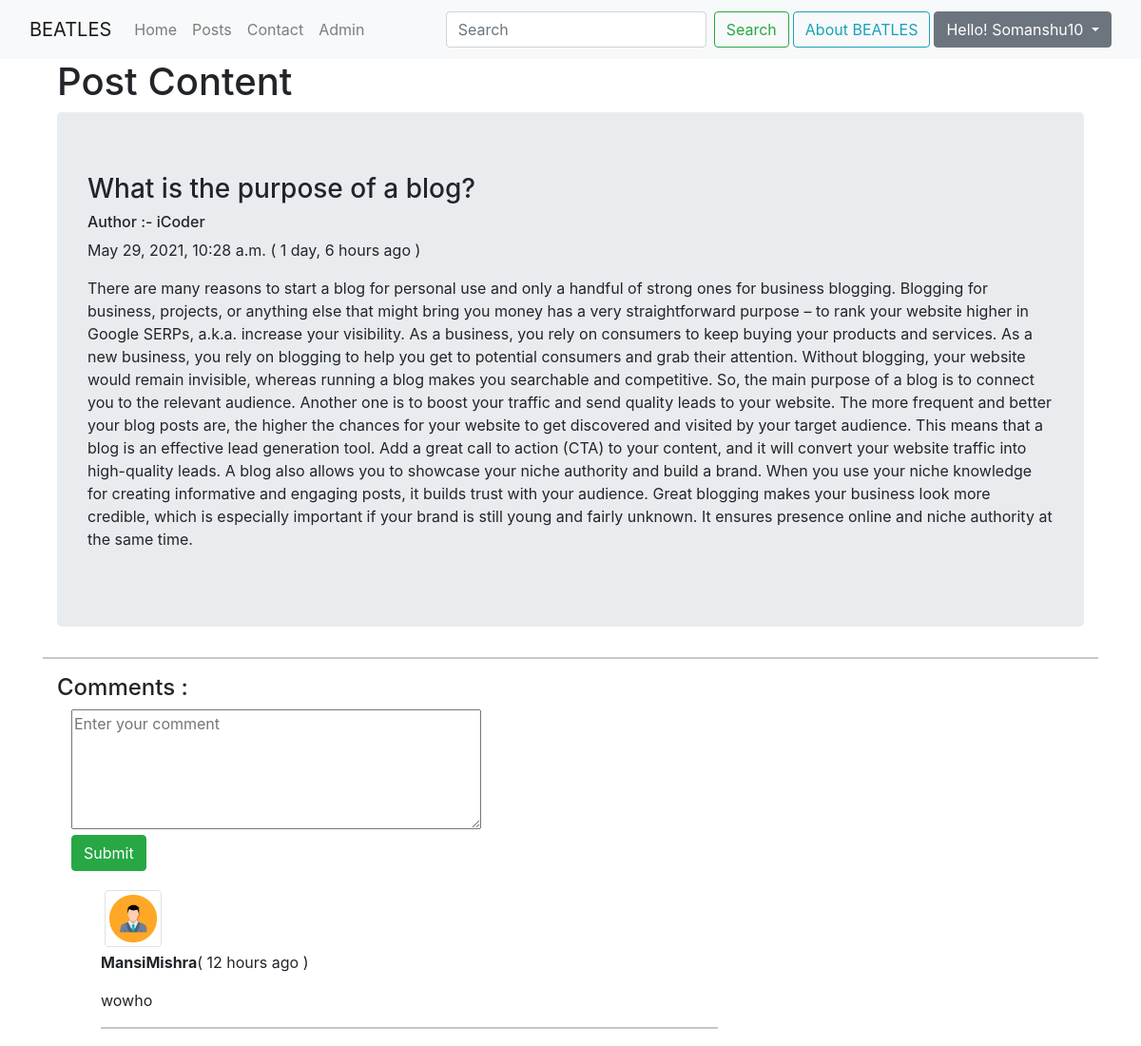
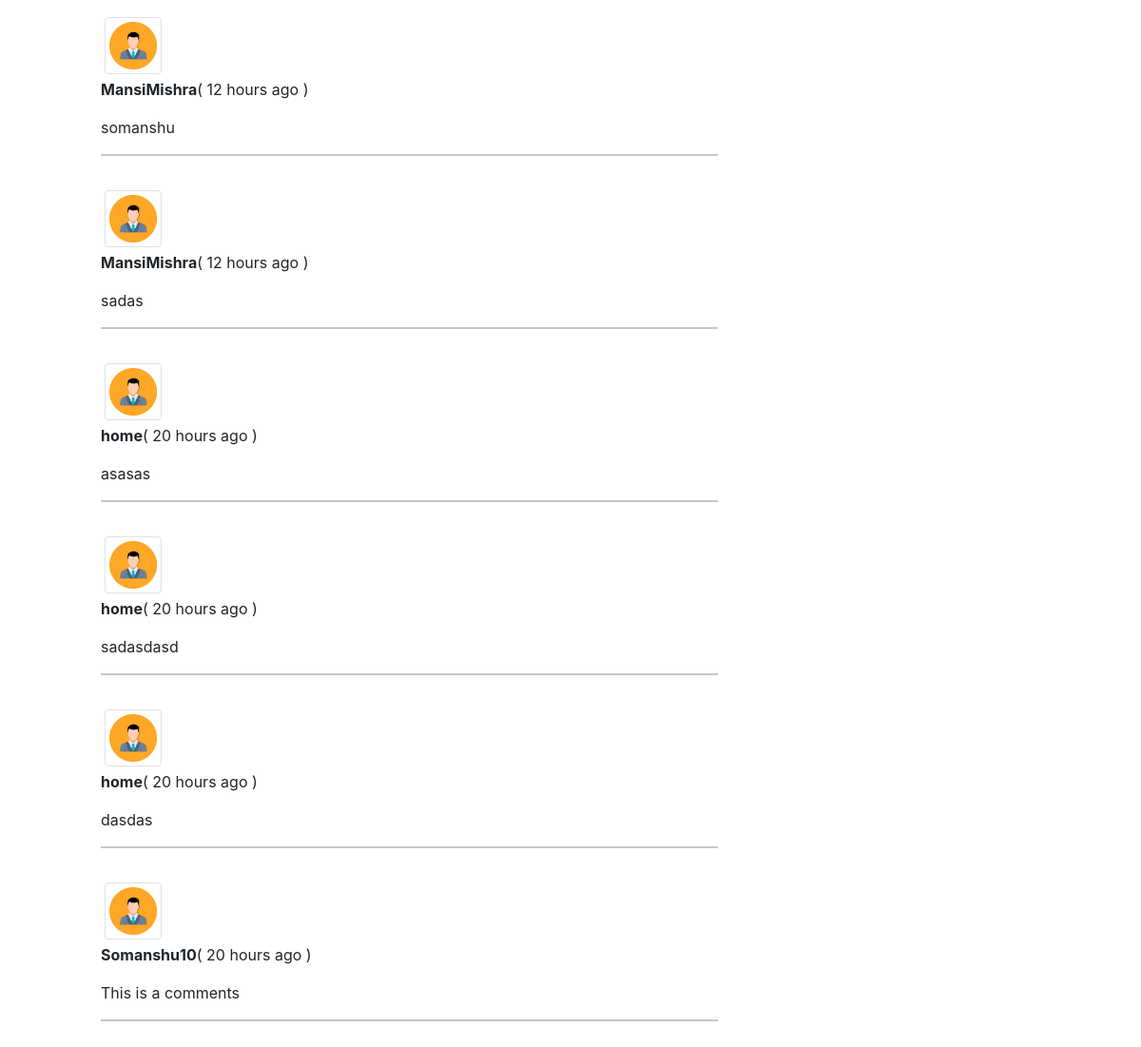
The page /posts/Blog-info/ (signed in) on the database its author committed (2 pictures, top to bottom).
### CompanyPost/models.py (models this page shows, shortened)
class PostsInfo(models.Model):
    sno = models.AutoField(primary_key=True)
    title = models.CharField(max_length=255)
    content = models.TextField()
    author = models.CharField(max_length=20)
    slug = models.SlugField(max_length = 130,unique=True)
    timeStamp = models.DateTimeField(blank=True)

class PostComment(models.Model):
    sno = models.AutoField(primary_key=True)
    comment = models.TextField(blank=True)
    user = models.ForeignKey(User,on_delete=models.CASCADE)
    post = models.ForeignKey(PostsInfo,on_delete=models.CASCADE)
    parent = models.ForeignKey('self',on_delete=models.CASCADE,null=True,blank=True)
    timestamp = models.DateTimeField(default=now)

### CompanyPost/views.py (the view)
# urls.py: path('<str:slug>/',views.postcontent,name="postcontent"),
def postcontent(request,slug):
    slug_post = PostsInfo.objects.filter(slug=slug)
    comments = list(PostComment.objects.filter(post__in=slug_post))
    comments.reverse()
    user = request.user
    hsu = HandleSignUp.objects.filter(username=user)
    context={'slug_post':slug_post,'comments':comments,'hsu':hsu}
    return render(request,'companyposts/postcontent.html',context)

### templates/companyposts/postcontent.html (shortened to what this page needs)
{% extends 'base.html' %}
{% block body %}
<div class="container">
    <h1>Post Content</h1>
  <div class="jumbotron">
    {% for post in slug_post %}
    <h3>{{post.title}}</h3>
    <h6>Author :- {{post.author}}</h6>
    <p>{{post.timeStamp}} ( {{post.timeStamp | naturaltime}} )</p>
    <p>{{post.content}}</p>
  </div>
</div>
<hr>
<div class="container">
  <h4>Comments :</h4>
  <div class="container">
  {% if user.is_authenticated %}
    <form action="/posts/postComments/" method="POST">
      <textarea name="comment" placeholder="Enter your comment" cols="40" rows="5"></textarea><br>
      <button class="btn btn-success btn-success  " role="button" type="submit" value="submit">Submit</button>
    {% endif %}
      {% for comment in comments %}
      <div class="row m-3">
        <div class="col-md-5 m-1">
        <image class="img-thumbnail" x="0" y="0" height="100%" preserveAspectRatio="xMidYMid slice" width="100%" src="/static/images/user.png" style="height: 60px; width: 60px;"></image>
      </div>
        <div class="col-md-8   ">
          <b>{{comment.user.username}}</b>( {{comment.timestamp | naturaltime}} )<p></p>
          {{comment.comment}}
          <hr>
        </div>
      </div>
    </form>
    {% endfor %}
  </div>
</div>
{% endfor %}
{% endblock body %}

### templates/base.html (shortened to what this page needs)
<!doctype html>
{% load static %}
{% load humanize %}
<html lang="en">
<head>
  <link href="https://cdn.jsdelivr.net/npm/bootstrap@5.0.1/dist/css/bootstrap.min.css" rel="stylesheet"
>
  <link rel="stylesheet" href="https://cdn.jsdelivr.net/npm/bootstrap@4.6.0/dist/css/bootstrap.min.css"
>
</head>
<body>
  <nav class="navbar navbar-expand-lg navbar-light bg-light">
    <div class="container-fluid">
      <a class="navbar-brand" href="/">BEATLES</a>
      <div class="collapse navbar-collapse" id="navbarSupportedContent">
        <ul class="navbar-nav me-auto mb-2 mb-lg-0">
          <li class="nav-item">
            <a class="nav-link {% block homeactive %}{% endblock homeactive %}" aria-current="page" href="/">Home</a>
          </li>
          <li class="nav-item">
            <a class="nav-link {% block postsactive %}{% endblock postsactive %} " href="{% url 'posthome' %}">Posts</a>
          </li>
          <li class="nav-item">
            <a class="nav-link {% block contactactive %}{% endblock contactactive %}"
              href="{% url 'contact' %} ">Contact</a>
          </li>
          <li class="nav-item">
            <a class="nav-link " href="/admin ">Admin</a>
          </li>
        </ul>
        <form class="d-flex" method="GET" action="/search">
          <input class="form-control me-2" type="search" placeholder="Search" aria-label="Search" id="search"
            name="query">
          <button for="search" class="btn btn-outline-success" type="submit">Search</button>
        </form>
        <a class="btn btn-outline-info m-1 " data-bs-toggle="offcanvas" href="#offcanvasExample" role="button"
          aria-controls="offcanvasExample">
          About BEATLES
        </a>
        {% if user.is_authenticated %}
        <div class="dropdown">
          <button class="btn btn-secondary dropdown-toggle" type="button" id="dropdownMenuButton1"
            data-bs-toggle="dropdown" aria-expanded="false">
            Hello! {{user.username}}
          </button>
        </div>
        {% else %}
        {% block signup %}{% endblock signup %}
        {% block login %}{% endblock login %}
        {% endif %}
      </div>
    </div>
  </nav>
  <div class="container">
  </div>
  {% block body %}
  {% endblock body %}
</body>
</html>

### rows shown on the page
PostsInfo: title "What is the purpose of a blog?", author "iCoder", timeStamp "May 29, 2021, 10:28 a.m.", timeStamp "1 day, 6 hours ago", content "There are many reasons to start a blog for personal use and only a handful of strong ones for business blogging. Blogging for business, projects, or anything else that might bring you money has a very straightforward purpose – to rank your website higher in Google SERPs, a.k.a. increase your visibility. As a business, you rely on consumers to keep buying your products and services. As a new business, you rely on blogging to help you get to potential consumers and grab their attention. Without blogging, your website would remain invisible, whereas running a blog makes you searchable and competitive. So, the main purpose of a blog is to connect you to the relevant audience. Another one is to…"
PostComment: user.username "MansiMishra", timestamp "12 hours ago", comment "wowho"
PostComment: user.username "MansiMishra", timestamp "12 hours ago", comment "somanshu"
PostComment: user.username "MansiMishra", timestamp "12 hours ago", comment "sadas"
PostComment: user.username "home", timestamp "20 hours ago", comment "asasas"
PostComment: user.username "home", timestamp "20 hours ago", comment "sadasdasd"
PostComment: user.username "home", timestamp "20 hours ago", comment "dasdas"
PostComment: user.username "Somanshu10", timestamp "20 hours ago", comment "This is a comments"

### other values the page prints
{{ user.username }} "Somanshu10"
